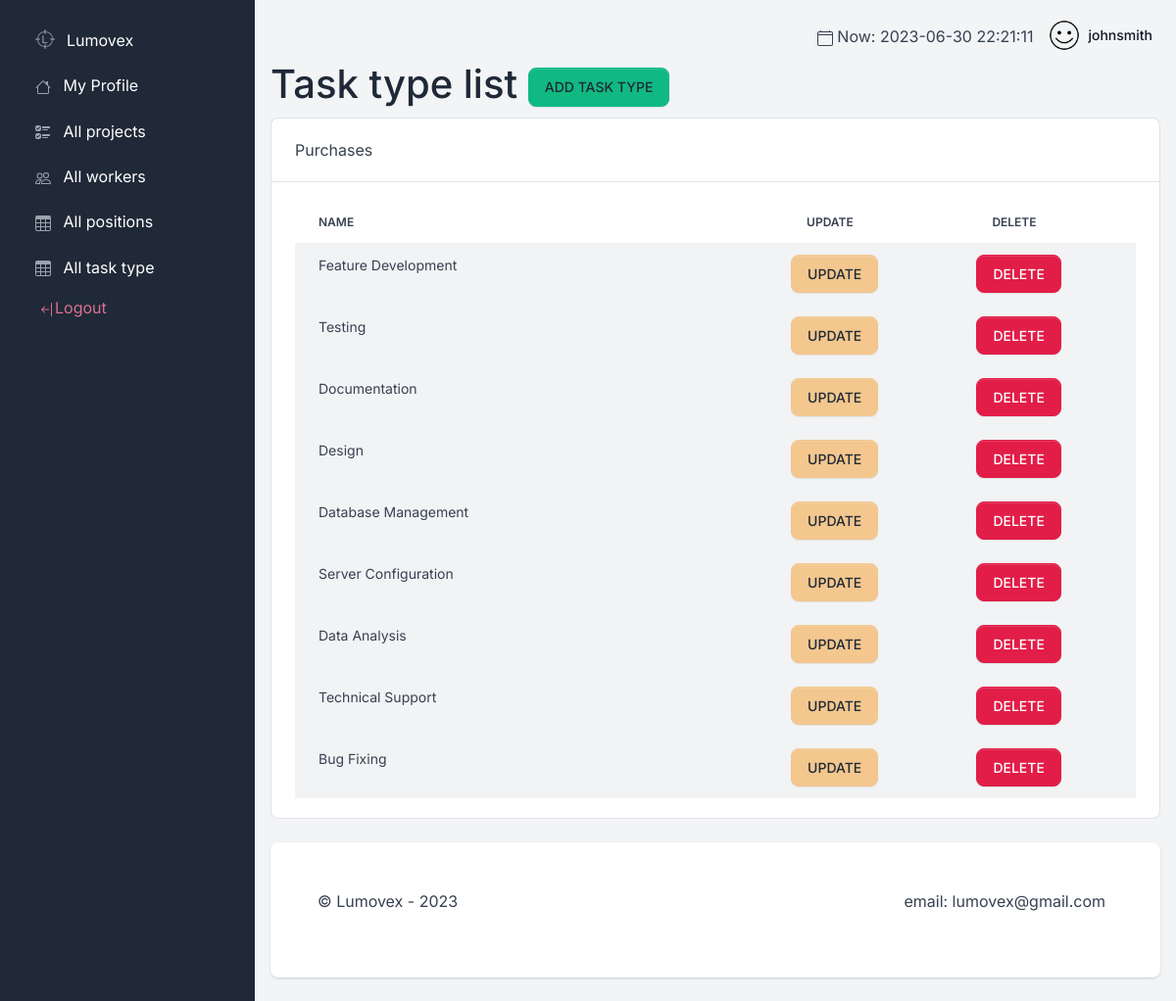
Page /task-types/ (signed in) on the committed database.
### task_manager/models.py (models this page shows, shortened)
class Worker(AbstractUser):
    position = models.ForeignKey(
        Position,
        on_delete=models.CASCADE,
        null=True,
    )
    class Meta:
        verbose_name = "worker"
        verbose_name_plural = "workers"

class TaskType(models.Model):
    name = models.CharField(max_length=63)

### task_manager/views.py (the view)
class TaskTypeListView(LoginRequiredMixin, generic.ListView):
    model = TaskType
    template_name = "task_manager/task_type_list.html"

### templates/task_manager/task_type_list.html (shortened to what this page needs)
{% extends "base.html" %}
{% block content %}
  <h1>
    Task type list
    <a href="{% url 'task_manager:task-types-create' %}"
      type="submit"
         class="btn btn-success"
        style="height: 40px">ADD TASK TYPE
      </a>
  </h1>
  <div class="col-12 col-lg-12">
    <div class="card card-table">
       <div class="card-header">
         <div class="title">Purchases</div>
       </div>
          <div class="card-body table-responsive">
              {% if tasktype_list %}
                <table  class="table table-striped table-borderless">
                  <thead>
                    <tr>
                      <th style="width:40%;">Name</th>
                      <th style="width:15%; padding-left: 40px">UPDATE</th>
                      <th style="width:15%; padding-left: 40px">DELETE</th>
                    </tr>
                  </thead>
                  {% for task_type in tasktype_list %}
                    <tbody class="no-border-x">
                      <tr>
                        <td>{{ task_type.name }}
                        </td>
                        <td>
                          <a type="button" class="btn btn-warning" href="{% url "task_manager:task-types-update" pk=task_type.id %}">UPDATE</a>
                          </td>
                          <td>
                          <a type="button" class="btn btn-danger" href="{% url "task_manager:task-types-delete" pk=task_type.id %}">DELETE</a>
                          </td>
                      </tr>
                    </tbody>
                  {% endfor %}
                </table>
          </div>
       </div>
    </div>
    {% else %}
      <p>The are no task type in company</p>
    {% endif %}
{% endblock %}

### templates/includes/navigation.html (shortened to what this page needs)
{% load static %}
<nav class="navbar navbar-top navbar-expand navbar-dashboard navbar-dark ps-0 pe-2 pb-0">
  <div class="container-fluid px-0">
    <div class="d-flex justify-content-between w-100" id="navbarSupportedContent">
      <ul class="navbar-nav align-items-center">
        <li>
          <span>
          </span>  Now: {% now "Y-m-d H:i:s" %}</li>
        <li class="nav-item dropdown ms-lg-3">
        {% if user.is_authenticated %}
          <a class="nav-link dropdown-toggle pt-1 px-0" href="{% url 'task_manager:worker-detail' pk=user.id %}" role="button" data-bs-toggle="dropdown"
            aria-expanded="false">
            <div class="media d-flex align-items-center">
              <img class="avatar rounded-circle" alt="Image placeholder"
                src="{% static 'assets/img/team/userlogout.png' %}">
              <div class="media-body ms-2 text-dark align-items-center d-none d-lg-block">
                <span class="mb-0 font-small fw-bold text-gray-900">{{ user.get_username }}</span>
              </div>
            </div>
          </a>
        </li>
      {% else %}
        <a class="nav-link dropdown-toggle pt-1 px-0" style="color:darkgreen; font-size: 25px " href="{% url 'login' %}?next={{request.path}}"
          ><img class="avatar rounded-circle" alt="Image placeholder"
                src="{% static 'assets/img/team/user_login.png' %}">Login
        </a>
      {% endif %}
      </ul>
    </div>
  </div>
</nav>

### rows in the picture
Worker: get_username "johnsmith"
TaskType: name "Feature Development"
TaskType: name "Testing"
TaskType: name "Documentation"
TaskType: name "Design"
TaskType: name "Database Management"
TaskType: name "Server Configuration"
TaskType: name "Data Analysis"
TaskType: name "Technical Support"
TaskType: name "Bug Fixing"
